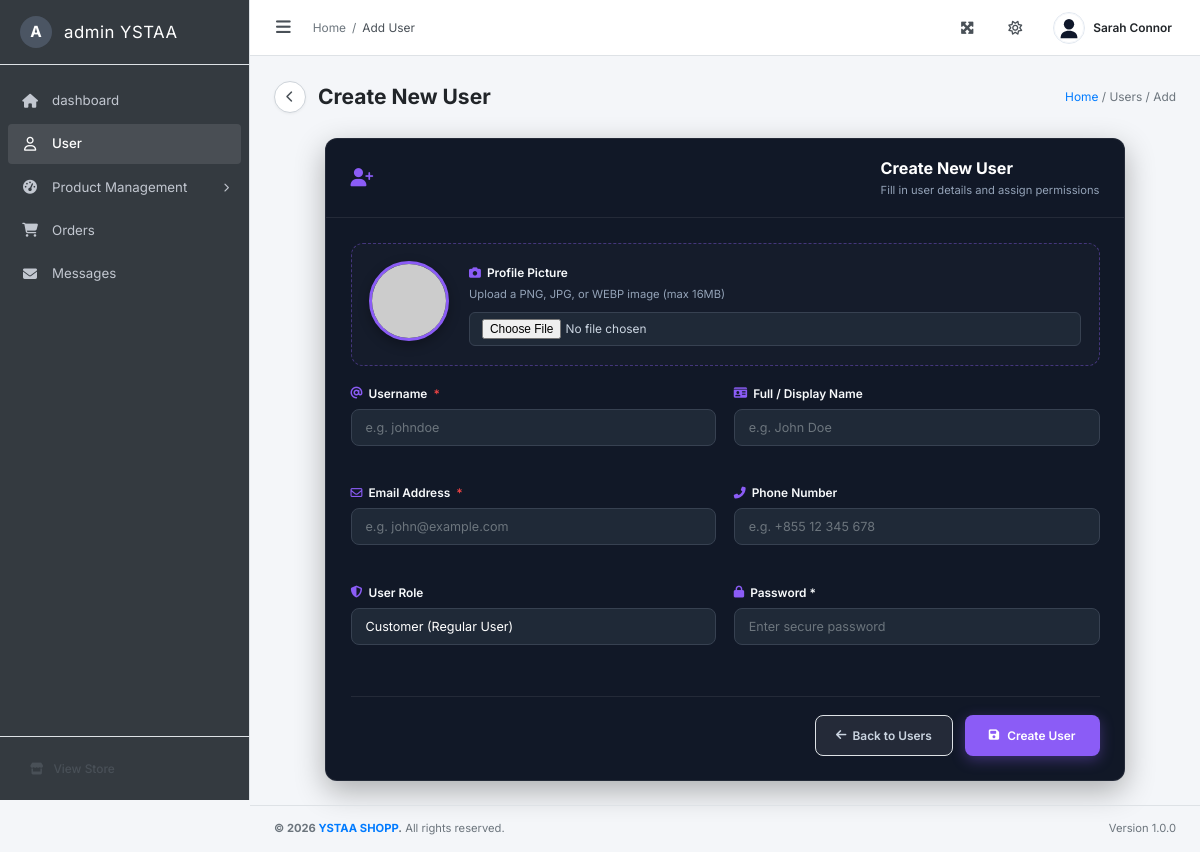
The app's page /admin/user/create (signed in) with its own data.
### models/user.py (models this page shows, shortened)
class User(db.Model):
    __tablename__ = 'users'
    id = db.Column(db.Integer, primary_key=True)
    username = db.Column(db.String(80), unique=True, nullable=False)
    email = db.Column(db.String(120), unique=True, nullable=False)
    password = db.Column(db.String(255), nullable=False)
    phone_number = db.Column(db.String(20), nullable=True)
    role = db.Column(db.String(20), default='customer')
    name = db.Column(db.String(80), nullable=True)
    profile_image = db.Column(db.String(255), default='no-profile.png')
    create_at = db.Column(db.DateTime, default=datetime.utcnow)
    @property
    def image(self):
        return self.profile_image

### admin/user.py (the view, shortened to what this page needs)
@admin_bp.route("/user/create", methods=["GET", "POST"])
def user_create():
    denied = admin_only_check()
    if denied:
        return denied
    return render_template("admin/user/create.html")

### templates/admin/user/create.html
{% extends "admin/user_form.html" %}

### templates/admin/user_form.html (shortened to what this page needs)
{% extends "admin/layout.html" %}
{% block breadcrumb %}{{ 'Edit User' if edit_mode else 'Add User' }}{% endblock %}
{% block page_title %}{{ 'Edit User: ' + (user.name or edit_username) if edit_mode else 'Create New User' }}{% endblock %}
{% block page_breadcrumb %}Users / {{ 'Edit' if edit_mode else 'Add' }}{% endblock %}
{% block content %}
<div class="card card-form" style="max-width: 800px; margin: 0 auto; background: #111827; border: 1px solid rgba(255,255,255,0.08); border-radius: 12px; box-shadow: 0 10px 30px rgba(0,0,0,0.3);">
    <div class="card-header" style="padding: 1.25rem 1.75rem; border-bottom: 1px solid rgba(255,255,255,0.08); display: flex; align-items: center; gap: 12px;">
        <i class="fas {{ 'fa-user-edit' if edit_mode else 'fa-user-plus' }}" style="font-size: 1.3rem; color: #8b5cf6;"></i>
        <div>
            <h3 class="card-title" style="margin: 0; font-size: 1.15rem; font-weight: 700; color: #fff;">
                {{ 'Edit User Account' if edit_mode else 'Create New User' }}
            </h3>
            <p style="margin: 0; font-size: 0.8rem; color: #94a3b8;">
                {{ 'Update account credentials, profile photo, and permissions' if edit_mode else 'Fill in user details and assign permissions' }}
            </p>
        </div>
    </div>
    <div class="card-body" style="padding: 1.75rem;">
        <form method="POST" enctype="multipart/form-data" action="{{ url_for('admin_user.user_edit', id=user.id) if edit_mode else url_for('admin_user.user_create') }}" style="display: flex; flex-direction: column; gap: 1.25rem;">
            {% set avatar_src = (user.profile_image if user else user_data.profile_image) if edit_mode else '' %}
            {% if avatar_src and not avatar_src.startswith('/') and not avatar_src.startswith('http') and not avatar_src.startswith('data:') and avatar_src != 'no-profile.png' %}
                {% set avatar_src = '/static/uploads/' + avatar_src %}
            {% endif %}
            <div style="background: rgba(255,255,255,0.02); border: 1px dashed rgba(139, 92, 246, 0.4); border-radius: 12px; padding: 1.25rem; display: flex; align-items: center; gap: 20px;">
                <div style="position: relative;">
                    <img id="avatarPreview" src="{{ avatar_src if (avatar_src and avatar_src != 'no-profile.png') else 'https://ui-avatars.com/api/?name=' + (edit_username or 'User') + '&background=7c3aed&color=fff' }}"
                         alt="Preview"
                         style="width: 80px; height: 80px; border-radius: 50%; object-fit: cover; border: 3px solid #8b5cf6; box-shadow: 0 4px 12px rgba(0,0,0,0.3);">
                </div>
                <div style="flex: 1;">
                    <label class="form-label" style="font-weight: 600; color: #f8fafc; margin-bottom: 4px; display: flex; align-items: center; gap: 6px;">
                        <i class="fas fa-camera" style="color: #8b5cf6;"></i> Profile Picture
                    </label>
                    <p style="font-size: 0.8rem; color: #94a3b8; margin-bottom: 8px;">Upload a PNG, JPG, or WEBP image (max 16MB)</p>
                    <input type="file" id="profile" name="profile" accept="image/*" class="form-control" style="background: #1f2937; border: 1px solid #374151; color: #cbd5e1; padding: 6px 12px; border-radius: 6px; font-size: 0.85rem;" onchange="previewImage(this)">
                </div>
            </div>
            <div style="display: grid; grid-template-columns: 1fr 1fr; gap: 1.25rem;">
                <div class="form-group">
                    <label for="username" class="form-label" style="font-weight: 600; color: #f8fafc; display: flex; align-items: center; gap: 6px; margin-bottom: 6px;">
                        <i class="fas fa-at" style="color: #8b5cf6;"></i> Username <span style="color: #ef4444;">*</span>
                    </label>
                    <input type="text" id="username" name="username" class="form-control"
                           value="{{ edit_username if edit_mode else '' }}"
                           placeholder="e.g. johndoe" required style="background: #1f2937; border: 1px solid #374151; color: #fff; border-radius: 8px; padding: 10px 14px;">
                </div>
                <div class="form-group">
                    <label for="name" class="form-label" style="font-weight: 600; color: #f8fafc; display: flex; align-items: center; gap: 6px; margin-bottom: 6px;">
                        <i class="fas fa-id-card" style="color: #8b5cf6;"></i> Full / Display Name
                    </label>
                    <input type="text" id="name" name="name" class="form-control"
                           value="{{ (user.name if user else user_data.name) if edit_mode else '' }}"
                           placeholder="e.g. John Doe" style="background: #1f2937; border: 1px solid #374151; color: #fff; border-radius: 8px; padding: 10px 14px;">
                </div>
            </div>
            <div style="display: grid; grid-template-columns: 1fr 1fr; gap: 1.25rem;">
                <div class="form-group">
                    <label for="email" class="form-label" style="font-weight: 600; color: #f8fafc; display: flex; align-items: center; gap: 6px; margin-bottom: 6px;">
                        <i class="far fa-envelope" style="color: #8b5cf6;"></i> Email Address <span style="color: #ef4444;">*</span>
                    </label>
                    <input type="email" id="email" name="email" class="form-control"
                           value="{{ (user.email if user else user_data.email) if edit_mode else '' }}"
                           placeholder="e.g. john@example.com" required style="background: #1f2937; border: 1px solid #374151; color: #fff; border-radius: 8px; padding: 10px 14px;">
                </div>
                <div class="form-group">
                    <label for="phone_number" class="form-label" style="font-weight: 600; color: #f8fafc; display: flex; align-items: center; gap: 6px; margin-bottom: 6px;">
                        <i class="fas fa-phone-alt" style="color: #8b5cf6;"></i> Phone Number
                    </label>
                    <input type="text" id="phone_number" name="phone_number" class="form-control"
                           value="{{ (user.phone_number if user else user_data.phone_number) if edit_mode else '' }}"
                           placeholder="e.g. +855 12 345 678" style="background: #1f2937; border: 1px solid #374151; color: #fff; border-radius: 8px; padding: 10px 14px;">
                </div>
            </div>
            <div style="display: grid; grid-template-columns: 1fr 1fr; gap: 1.25rem;">
                <div class="form-group">
                    <label for="role" class="form-label" style="font-weight: 600; color: #f8fafc; display: flex; align-items: center; gap: 6px; margin-bottom: 6px;">
                        <i class="fas fa-shield-alt" style="color: #8b5cf6;"></i> User Role
                    </label>
                    {% set current_role = (user.role if user else user_data.get('role', 'customer')) if edit_mode else 'customer' %}
                    <select id="role" name="role" class="form-control" style="background: #1f2937; border: 1px solid #374151; color: #fff; border-radius: 8px; padding: 10px 14px;">
                        <option value="customer" {{ 'selected' if current_role == 'customer' else '' }}>Customer (Regular User)</option>
                    </select>
                </div>
                <div class="form-group">
                    <label for="password" class="form-label" style="font-weight: 600; color: #f8fafc; display: flex; align-items: center; gap: 6px; margin-bottom: 6px;">
                        <i class="fas fa-lock" style="color: #8b5cf6;"></i> {{ 'Change Password' if edit_mode else 'Password *' }}
                    </label>
                    <input type="password" id="password" name="password" class="form-control"
                           placeholder="{{ 'Leave empty to keep current password' if edit_mode else 'Enter secure password' }}"
                           {{ '' if edit_mode else 'required' }} style="background: #1f2937; border: 1px solid #374151; color: #fff; border-radius: 8px; padding: 10px 14px;">
                </div>
            </div>
            <div class="form-actions" style="margin-top: 1rem; padding-top: 1.25rem; border-top: 1px solid rgba(255,255,255,0.08); display: flex; gap: 12px; justify-content: flex-end;">
                <a href="{{ url_for('admin_users') }}" class="btn btn-secondary" style="display: inline-flex; align-items: center; gap: 6px; background: rgba(255,255,255,0.08); color: #cbd5e1; padding: 10px 20px; border-radius: 8px; font-weight: 600; text-decoration: none;">
                    <i class="fas fa-arrow-left"></i> Back to Users
                </a>
                <button type="submit" class="btn btn-primary" style="display: inline-flex; align-items: center; gap: 8px; background: #8b5cf6; border-color: #8b5cf6; padding: 10px 24px; border-radius: 8px; font-weight: 600; box-shadow: 0 4px 14px rgba(139, 92, 246, 0.35);">
                    <i class="fas fa-save"></i> {{ 'Save Changes' if edit_mode else 'Create User' }}
                </button>
            </div>
        </form>
    </div>
</div>
{% endblock %}

### templates/admin/layout.html (shortened to what this page needs)
<!DOCTYPE html>
<html lang="en">
<head>
    <link rel="stylesheet" href="https://cdnjs.cloudflare.com/ajax/libs/font-awesome/6.5.0/css/all.min.css">
    <link rel="stylesheet" href="{{ url_for('static', filename='css/admin.css') }}">
</head>
<body>
    <aside class="sidebar" id="sidebar">
        <div class="sidebar-brand">
            <div class="sidebar-logo-circle">
                <span>{{ 'S' if (logged_in_user_role == 'staff' or session.get('user_role') == 'staff') else 'A' }}</span>
            </div>
            <span class="sidebar-brand-text">{{ 'staff YSTAA' if (logged_in_user_role == 'staff' or session.get('user_role') == 'staff') else 'admin YSTAA' }}</span>
        </div>
        <nav class="sidebar-nav">
            <ul class="sidebar-menu">
                <li class="sidebar-menu-item {% if request.endpoint == 'admin_dashboard' %}active{% endif %}">
                    <a href="{{ url_for('admin_dashboard') }}" class="sidebar-menu-link">
                        <i class="fas fa-home"></i>
                        <span>dashboard</span>
                    </a>
                </li>
                {% if logged_in_user_role != 'staff' and session.get('user_role') != 'staff' %}
                <li class="sidebar-menu-item {% if request.endpoint in ['admin_users', 'admin_add_user', 'admin_edit_user', 'admin.user_index', 'admin.user_create', 'admin.user_edit'] %}active{% endif %}">
                    <a href="{{ url_for('admin_users') }}" class="sidebar-menu-link">
                        <i class="far fa-user"></i>
                        <span>User</span>
                    </a>
                </li>
                {% endif %}
                <li class="sidebar-menu-item has-submenu {% if request.endpoint in ['admin_products', 'admin_add_product', 'admin_edit_product', 'admin_categories'] %}active open{% endif %}">
                    <a href="#" class="sidebar-menu-link submenu-toggle">
                        <i class="fas fa-tachometer-alt"></i>
                        <span>Product Management</span>
                        <i class="fas fa-chevron-right submenu-arrow"></i>
                    </a>
                </li>
                <li class="sidebar-menu-item {% if request.endpoint == 'admin_orders' %}active{% endif %}">
                    <a href="{{ url_for('admin_orders') }}" class="sidebar-menu-link">
                        <i class="fas fa-shopping-cart"></i>
                        <span>Orders</span>
                    </a>
                </li>
                <li class="sidebar-menu-item {% if request.endpoint == 'admin_contacts' %}active{% endif %}">
                    <a href="{{ url_for('admin_contacts') }}" class="sidebar-menu-link">
                        <i class="fas fa-envelope"></i>
                        <span>Messages</span>
                    </a>
                </li>
            </ul>
        </nav>
        <div class="sidebar-footer">
            <a href="{{ url_for('home') }}" class="sidebar-footer-link">
                <i class="fas fa-store"></i>
                <span>View Store</span>
            </a>
        </div>
    </aside>
    <div class="main-wrapper" id="main-wrapper">
        <header class="topbar">
            <div class="topbar-left">
                <button class="sidebar-toggle" id="sidebar-toggle">
                    <i class="fas fa-bars"></i>
                </button>
                <div class="breadcrumb-nav">
                    <span class="breadcrumb-item"><a href="{{ url_for('admin_dashboard') }}">Home</a></span>
                    <span class="breadcrumb-sep">/</span>
                    <span class="breadcrumb-item active">{% block breadcrumb %}Dashboard{% endblock %}</span>
                </div>
            </div>
            <div class="topbar-right">
                <div class="topbar-icon" title="Fullscreen" id="fullscreen-btn">
                    <i class="fas fa-expand-arrows-alt"></i>
                </div>
                <div class="topbar-icon" title="Theme">
                    <i class="far fa-sun"></i>
                </div>
                <div class="topbar-user-menu" id="user-menu-toggle">
                    {% if logged_in_user_pic and 'no-profile' not in logged_in_user_pic %}
                    <img src="{{ logged_in_user_pic }}" alt="Avatar" class="topbar-avatar" onerror="this.onerror=null; this.src='/static/img/default-avatar.svg';">
                    {% else %}
                    <img src="{{ url_for('static', filename='img/default-avatar.svg') }}" alt="Avatar" class="topbar-avatar" style="background: #ffffff; border: 1px solid #e2e8f0;">
                    {% endif %}
                    <span class="topbar-username">{{ logged_in_user_display_name if logged_in_user_display_name else 'Alexander Pierce' }}</span>
                </div>
            </div>
        </header>
        <div class="content-area">
            <div class="page-header">
                <div class="page-title-container">
                    <a href="javascript:history.back()" class="btn-page-back" id="global-back-btn" title="Go Back">
                        <i class="fas fa-chevron-left"></i>
                    </a>
                    <h1 class="page-title">{% block page_title %}Dashboard{% endblock %}</h1>
                </div>
                <div class="page-breadcrumb">
                    <a href="{{ url_for('admin_dashboard') }}">Home</a> /
                    <span>{% block page_breadcrumb %}Dashboard{% endblock %}</span>
                </div>
            </div>
            {% block content %}{% endblock %}
        </div>
        <footer class="admin-footer">
            <div class="footer-left">
                <strong>&copy; 2026 <a href="{{ url_for('home') }}">YSTAA SHOPP</a>.</strong> All rights reserved.
            </div>
            <div class="footer-right">
                <span>Version 1.0.0</span>
            </div>
        </footer>
    </div>
</body>
</html>

### records on screen
User: role "A", role "admin YSTAA", name "Sarah Connor"

### other values on screen
{{ 'Edit User' if edit_mode else 'Add User' }} "Add User"
{{ 'Edit' if edit_mode else 'Add' }} "Add"
{{ 'Edit User Account' if edit_mode else 'Create New User' }} "Create New User"
{{ 'Change Password' if edit_mode else 'Password *' }} "Password *"
{{ 'Save Changes' if edit_mode else 'Create User' }} "Create User"
